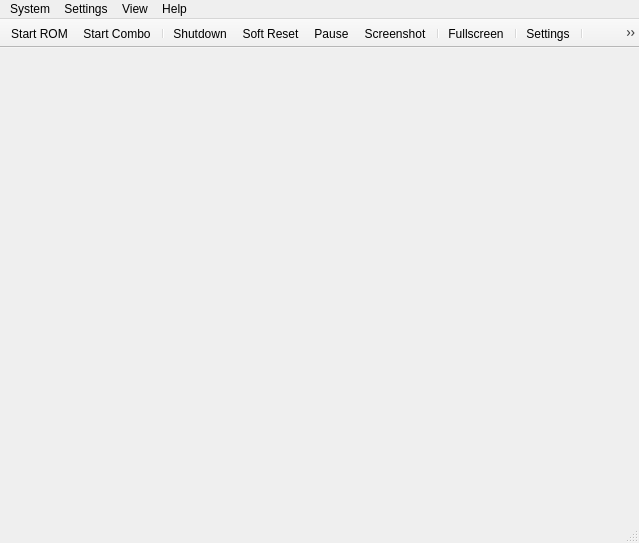
<?xml version="1.0" encoding="UTF-8"?>
<ui version="4.0">
 <class>MainWindow</class>
 <widget class="QMainWindow" name="MainWindow">
  <property name="geometry">
   <rect>
    <x>0</x>
    <y>0</y>
    <width>639</width>
    <height>543</height>
   </rect>
  </property>
  <property name="windowTitle">
   <string>Rosalie's Mupen GUI (VERSION)</string>
  </property>
  <property name="windowIcon">
   <iconset resource="UIResources.qrc">
    <normaloff>:/Resource/RMG.png</normaloff>:/Resource/RMG.png</iconset>
  </property>
  <widget class="QWidget" name="centralwidget">
   <layout class="QHBoxLayout" name="horizontalLayout"/>
  </widget>
  <widget class="QMenuBar" name="menubar">
   <property name="geometry">
    <rect>
     <x>0</x>
     <y>0</y>
     <width>639</width>
     <height>30</height>
    </rect>
   </property>
   <widget class="QMenu" name="menuSystem">
    <property name="title">
     <string>System</string>
    </property>
    <widget class="QMenu" name="menuReset">
     <property name="title">
      <string>Reset</string>
     </property>
     <property name="icon">
      <iconset theme="restart-line">
       <normaloff>.</normaloff>.</iconset>
     </property>
     <addaction name="action_System_SoftReset"/>
     <addaction name="action_System_HardReset"/>
    </widget>
    <widget class="QMenu" name="menuCurrent_Save_State">
     <property name="title">
      <string>Current Save State</string>
     </property>
     <property name="icon">
      <iconset theme="save-3-line">
       <normaloff>.</normaloff>.</iconset>
     </property>
     <addaction name="actionSlot_0"/>
     <addaction name="actionSlot_1"/>
     <addaction name="actionSlot_2"/>
     <addaction name="actionSlot_3"/>
     <addaction name="actionSlot_4"/>
     <addaction name="actionSlot_5"/>
     <addaction name="actionSlot_6"/>
     <addaction name="actionSlot_7"/>
     <addaction name="actionSlot_8"/>
     <addaction name="actionSlot_9"/>
    </widget>
    <addaction name="action_System_StartRom"/>
    <addaction name="action_System_OpenCombo"/>
    <addaction name="separator"/>
    <addaction name="action_System_Shutdown"/>
    <addaction name="menuReset"/>
    <addaction name="action_System_Pause"/>
    <addaction name="separator"/>
    <addaction name="action_System_Screenshot"/>
    <addaction name="separator"/>
    <addaction name="action_System_LimitFPS"/>
    <addaction name="separator"/>
    <addaction name="action_System_SaveState"/>
    <addaction name="action_System_SaveAs"/>
    <addaction name="action_System_LoadState"/>
    <addaction name="action_System_Load"/>
    <addaction name="separator"/>
    <addaction name="menuCurrent_Save_State"/>
    <addaction name="separator"/>
    <addaction name="action_System_Cheats"/>
    <addaction name="action_System_GSButton"/>
    <addaction name="separator"/>
    <addaction name="action_System_Exit"/>
   </widget>
   <widget class="QMenu" name="menuSettings">
    <property name="title">
     <string>Settings</string>
    </property>
    <addaction name="action_Settings_Graphics"/>
    <addaction name="action_Settings_Audio"/>
    <addaction name="action_Settings_Rsp"/>
    <addaction name="action_Settings_Input"/>
    <addaction name="separator"/>
    <addaction name="action_Settings_Settings"/>
   </widget>
   <widget class="QMenu" name="menuView">
    <property name="title">
     <string>View</string>
    </property>
    <addaction name="action_View_Toolbar"/>
    <addaction name="action_View_StatusBar"/>
    <addaction name="separator"/>
    <addaction name="action_View_GameList"/>
    <addaction name="action_View_GameGrid"/>
    <addaction name="separator"/>
    <addaction name="action_View_UniformSize"/>
    <addaction name="separator"/>
    <addaction name="action_View_Fullscreen"/>
    <addaction name="separator"/>
    <addaction name="action_View_RefreshRoms"/>
    <addaction name="action_View_ClearRomCache"/>
    <addaction name="separator"/>
    <addaction name="action_View_Log"/>
   </widget>
   <widget class="QMenu" name="menuHelp">
    <property name="title">
     <string>Help</string>
    </property>
    <addaction name="action_Help_Github"/>
    <addaction name="separator"/>
    <addaction name="action_Help_About"/>
   </widget>
   <addaction name="menuSystem"/>
   <addaction name="menuSettings"/>
   <addaction name="menuView"/>
   <addaction name="menuHelp"/>
  </widget>
  <widget class="QStatusBar" name="statusbar"/>
  <widget class="QToolBar" name="toolBar">
   <property name="windowTitle">
    <string>toolBar</string>
   </property>
   <property name="movable">
    <bool>false</bool>
   </property>
   <property name="toolButtonStyle">
    <enum>Qt::ToolButtonTextUnderIcon</enum>
   </property>
   <attribute name="toolBarArea">
    <enum>TopToolBarArea</enum>
   </attribute>
   <attribute name="toolBarBreak">
    <bool>false</bool>
   </attribute>
   <addaction name="action_System_StartRom"/>
   <addaction name="action_System_OpenCombo"/>
   <addaction name="separator"/>
   <addaction name="action_System_Shutdown"/>
   <addaction name="action_System_SoftReset"/>
   <addaction name="action_System_Pause"/>
   <addaction name="action_System_Screenshot"/>
   <addaction name="separator"/>
   <addaction name="action_View_Fullscreen"/>
   <addaction name="separator"/>
   <addaction name="action_Settings_Settings"/>
   <addaction name="separator"/>
   <addaction name="action_System_Graphics"/>>
   <addaction name="action_System_Audio"/>>
   <addaction name="action_System_Rsp"/>>
   <addaction name="action_System_Input"/>>
  </widget>
  <action name="action_System_StartRom">
   <property name="icon">
    <iconset theme="file-line">
     <normaloff>.</normaloff>.</iconset>
   </property>
   <property name="text">
    <string>Start ROM</string>
   </property>
  </action>
  <action name="action_System_OpenCombo">
   <property name="icon">
    <iconset theme="file-line">
     <normaloff>.</normaloff>.</iconset>
   </property>
   <property name="text">
    <string>Start Combo</string>
   </property>
  </action>
  <action name="action_System_Shutdown">
   <property name="icon">
    <iconset theme="shut-down-line">
     <normaloff>.</normaloff>.</iconset>
   </property>
   <property name="text">
    <string>Shutdown</string>
   </property>
  </action>
  <action name="action_System_SoftReset">
   <property name="icon">
    <iconset theme="restart-line">
     <normaloff>.</normaloff>.</iconset>
   </property>
   <property name="text">
    <string>Soft Reset</string>
   </property>
  </action>
  <action name="action_System_HardReset">
   <property name="icon">
    <iconset theme="restart-line">
     <normaloff>.</normaloff>.</iconset>
   </property>
   <property name="text">
    <string>Hard Reset</string>
   </property>
  </action>
  <action name="action_System_Pause">
   <property name="checkable">
    <bool>true</bool>
   </property>
   <property name="icon">
    <iconset theme="pause-line">
     <normaloff>.</normaloff>.</iconset>
   </property>
   <property name="text">
    <string>Pause</string>
   </property>
  </action>
  <action name="action_System_Graphics">
    <property name = "icon">
      <iconset theme="brush-line">
        <normaloff>.</normaloff>.</iconset>
    </property>
    <property name="text">
      <string>Graphics</string>
    </property> 
  </action>
  <action name="action_System_Audio">
    <property name = "icon">
      <iconset theme="volume-up-line">
        <normaloff>.</normaloff>.</iconset>
    </property>
    <property name="text">
      <string>Audio</string>
    </property> 
  </action>
  <action name="action_System_Rsp">
    <property name = "icon">
      <iconset theme="settings-3-line">
        <normaloff>.</normaloff>.</iconset>
    </property>
    <property name="text">
      <string>RSP</string>
    </property> 
  </action>
  <action name="action_System_Input">
    <property name = "icon">
      <iconset theme="gamepad-line">
        <normaloff>.</normaloff>.</iconset>
    </property>
    <property name="text">
      <string>Input</string>
    </property> 
  </action>
  <action name="action_System_Screenshot">
   <property name="icon">
    <iconset theme="screenshot-2-line">
     <normaloff>.</normaloff>.</iconset>
   </property>
   <property name="text">
    <string>Screenshot</string>
   </property>
  </action>
  <action name="action_System_LimitFPS">
   <property name="checkable">
    <bool>true</bool>
   </property>
   <property name="icon">
    <iconset theme="speed-line">
     <normaloff>.</normaloff>.</iconset>
   </property>
   <property name="text">
    <string>Limit FPS</string>
   </property>
  </action>
  <action name="action_System_SaveState">
   <property name="icon">
    <iconset theme="save-3-line">
     <normaloff>.</normaloff>.</iconset>
   </property>
   <property name="text">
    <string>Save State</string>
   </property>
  </action>
  <action name="action_System_SaveAs">
   <property name="icon">
    <iconset theme="save-3-line">
     <normaloff>.</normaloff>.</iconset>
   </property>
   <property name="text">
    <string>Save As...</string>
   </property>
  </action>
  <action name="action_System_LoadState">
   <property name="icon">
    <iconset theme="folder-open-line">
     <normaloff>.</normaloff>.</iconset>
   </property>
   <property name="text">
    <string>Load State</string>
   </property>
  </action>
  <action name="action_System_Load">
   <property name="icon">
    <iconset theme="folder-open-line">
     <normaloff>.</normaloff>.</iconset>
   </property>
   <property name="text">
    <string>Load...</string>
   </property>
  </action>
  <action name="actionSlot_0">
   <property name="checkable">
    <bool>true</bool>
   </property>
   <property name="text">
    <string>Slot 0</string>
   </property>
  </action>
  <action name="actionSlot_1">
   <property name="checkable">
    <bool>true</bool>
   </property>
   <property name="text">
    <string>Slot 1</string>
   </property>
  </action>
  <action name="actionSlot_2">
   <property name="checkable">
    <bool>true</bool>
   </property>
   <property name="text">
    <string>Slot 2</string>
   </property>
  </action>
  <action name="actionSlot_3">
   <property name="checkable">
    <bool>true</bool>
   </property>
   <property name="text">
    <string>Slot 3</string>
   </property>
  </action>
  <action name="actionSlot_4">
   <property name="checkable">
    <bool>true</bool>
   </property>
   <property name="text">
    <string>Slot 4</string>
   </property>
  </action>
  <action name="actionSlot_5">
   <property name="checkable">
    <bool>true</bool>
   </property>
   <property name="text">
    <string>Slot 5</string>
   </property>
  </action>
  <action name="actionSlot_6">
   <property name="checkable">
    <bool>true</bool>
   </property>
   <property name="text">
    <string>Slot 6</string>
   </property>
  </action>
  <action name="actionSlot_7">
   <property name="checkable">
    <bool>true</bool>
   </property>
   <property name="text">
    <string>Slot 7</string>
   </property>
  </action>
  <action name="actionSlot_8">
   <property name="checkable">
    <bool>true</bool>
   </property>
   <property name="text">
    <string>Slot 8</string>
   </property>
  </action>
  <action name="actionSlot_9">
   <property name="checkable">
    <bool>true</bool>
   </property>
   <property name="text">
    <string>Slot 9</string>
   </property>
  </action>
  <action name="action_System_Cheats">
   <property name="icon">
    <iconset theme="code-box-line">
     <normaloff>.</normaloff>.</iconset>
   </property>
   <property name="text">
    <string>Cheats...</string>
   </property>
  </action>
  <action name="action_System_GSButton">
   <property name="icon">
    <iconset theme="checkbox-blank-circle-line">
     <normaloff>.</normaloff>.</iconset>
   </property>
   <property name="text">
    <string>GS Button</string>
   </property>
  </action>
  <action name="action_System_Exit">
   <property name="icon">
    <iconset theme="door-open-line">
     <normaloff>.</normaloff>.</iconset>
   </property>
   <property name="text">
    <string>Exit</string>
   </property>
  </action>
  <action name="action_Settings_Graphics">
   <property name="icon">
    <iconset theme="brush-line">
     <normaloff>.</normaloff>.</iconset>
   </property>
   <property name="text">
    <string>Graphics</string>
   </property>
  </action>
  <action name="action_Settings_Input">
   <property name="icon">
    <iconset theme="gamepad-line">
     <normaloff>.</normaloff>.</iconset>
   </property>
   <property name="text">
    <string>Input</string>
   </property>
  </action>
  <action name="action_Settings_Rsp">
   <property name="icon">
    <iconset theme="settings-3-line">
     <normaloff>.</normaloff>.</iconset>
   </property>
   <property name="text">
    <string>RSP</string>
   </property>
  </action>
  <action name="action_Settings_Audio">
   <property name="icon">
    <iconset theme="volume-up-line">
     <normaloff>.</normaloff>.</iconset>
   </property>
   <property name="text">
    <string>Audio</string>
   </property>
  </action>
  <action name="action_Settings_Settings">
   <property name="icon">
    <iconset theme="settings-3-line">
     <normaloff>.</normaloff>.</iconset>
   </property>
   <property name="text">
    <string>Settings</string>
   </property>
  </action>
  <action name="action_View_Fullscreen">
   <property name="icon">
    <iconset theme="fullscreen-line">
     <normaloff>.</normaloff>.</iconset>
   </property>
   <property name="text">
    <string>Fullscreen</string>
   </property>
  </action>
  <action name="action_Help_Github">
   <property name="icon">
    <iconset theme="github-fill">
     <normaloff>.</normaloff>.</iconset>
   </property>
   <property name="text">
    <string>Github Repository</string>
   </property>
  </action>
  <action name="action_Help_About">
   <property name="icon">
    <iconset theme="information-line">
     <normaloff>.</normaloff>.</iconset>
   </property>
   <property name="text">
    <string>About RMG</string>
   </property>
  </action>
  <action name="action_View_Toolbar">
   <property name="checkable">
    <bool>true</bool>
   </property>
   <property name="icon">
    <iconset theme="tools-line">
     <normaloff>.</normaloff>.</iconset>
   </property>
   <property name="text">
    <string>Toolbar</string>
   </property>
  </action>
  <action name="action_View_StatusBar">
   <property name="checkable">
    <bool>true</bool>
   </property>
   <property name="icon">
    <iconset theme="information-line">
     <normaloff>.</normaloff>.</iconset>
   </property>
   <property name="text">
    <string>Status Bar</string>
   </property>
  </action>
  <action name="action_View_GameList">
   <property name="icon">
    <iconset theme="list-check">
     <normaloff>.</normaloff>.</iconset>
   </property>
   <property name="text">
    <string>Game List</string>
   </property>
  </action>
  <action name="action_View_GameGrid">
   <property name="icon">
    <iconset theme="function-line">
     <normaloff>.</normaloff>.</iconset>
   </property>
   <property name="text">
    <string>Game Grid</string>
   </property>
  </action>
  <action name="action_View_RefreshRoms">
   <property name="icon">
    <iconset theme="refresh-line">
     <normaloff>.</normaloff>.</iconset>
   </property>
   <property name="text">
    <string>Refresh ROMs</string>
   </property>
  </action>
  <action name="action_View_Log">
   <property name="icon">
    <iconset theme="file-list-line">
     <normaloff>.</normaloff>.</iconset>
   </property>
   <property name="text">
    <string>Log</string>
   </property>
  </action>
  <action name="action_View_ClearRomCache">
   <property name="icon">
    <iconset theme="delete-bin-line">
     <normaloff>.</normaloff>.</iconset>
   </property>
   <property name="text">
    <string>Clear ROM Cache</string>
   </property>
  </action>
  <action name="action_View_UniformSize">
   <property name="checkable">
    <bool>true</bool>
   </property>
   <property name="icon">
    <iconset theme="function-line">
     <normaloff>.</normaloff>.</iconset>
   </property>
   <property name="text">
    <string>Uniform Size (Grid View)</string>
   </property>
  </action>
 </widget>
 <resources>
  <include location="UIResources.qrc"/>
 </resources>
 <connections/>
</ui>
